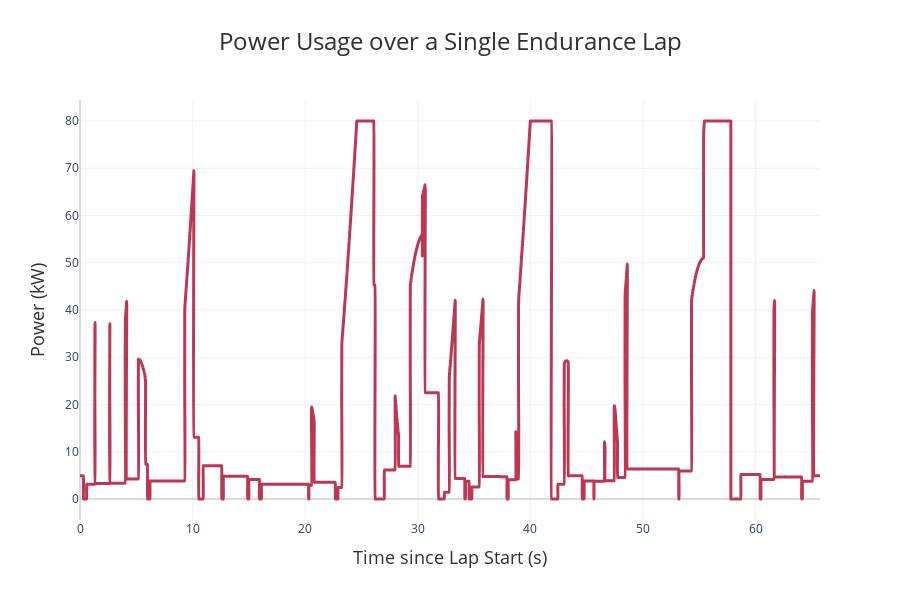

This figure's notebook cell:
### Markdown cell above
We run the competition by calling .run() on the competition object. Then, we can print out our point totals and graph some more detailed information, in this case power v.s. time during the Accel event.

### Code cell
import numpy as np
from suboptimumg.plotting.utils import pretty_print_results
from suboptimumg.plotting.generic_plot import plot2D

# Run sample competition
accel_results, skidpad_results, autoX_results, endurance_results, efficiency_points = (
    michigan2023_revX.run()
)
pretty_print_results(
    accel_results, skidpad_results, autoX_results, endurance_results, efficiency_points
)

plot2D(
    x_list=np.array(endurance_results.time_list),
    y_list=np.array(endurance_results.power_list) / 1000,
    title="Power Usage over a Single Endurance Lap",
    x_axis="Time since Lap Start (s)",
    y_axis="Power (kW)",
    theme="powertrain",
)

print("Power Statistics:")
print(f"Max Power: {max(endurance_results.power_list) / 1000} kW")
print(f"Min Power: {min(endurance_results.power_list) / 1000} kW")
print(
    f"Avg Power: {sum(endurance_results.power_list) / len(endurance_results.power_list) / 1000} kW"
)

### Figure 1 — Plotly figure (JSON) as saved in the notebook; plotly's stock layout.template omitted (floating-point values rounded to 4 significant figures; data arrays with more than 128 entries replaced by an {"elided": "..."} marker saying what was removed)
{"data": [{"hovertemplate": "Time since Lap Start (s): %{x}<br>Power (kW): %{y:.2f}<extra></extra>", "line": {"color": "#BB3754", "shape": "spline", "width": 3}, "mode": "lines", "type": "scatter", "x": {"elided": "16099 float values"}, "y": {"elided": "16099 float values"}}], "layout": {"height": 600, "hovermode": "closest", "legend": {"title": {"text": "Legend"}}, "margin": {"b": 80, "l": 80, "r": 80, "t": 100}, "plot_bgcolor": "white", "showlegend": false, "title": {"font": {"color": "#303030", "size": 24}, "text": "Power Usage over a Single Endurance Lap", "x": 0.5, "xanchor": "center"}, "width": 900, "xaxis": {"gridcolor": "rgba(211, 211, 211, 0.3)", "gridwidth": 1, "showgrid": true, "title": {"font": {"color": "#303030", "size": 18}, "text": "Time since Lap Start (s)"}, "zeroline": true, "zerolinecolor": "rgba(211, 211, 211, 0.8)", "zerolinewidth": 2}, "yaxis": {"gridcolor": "rgba(211, 211, 211, 0.3)", "gridwidth": 1, "showgrid": true, "title": {"font": {"color": "#303030", "size": 18}, "text": "Power (kW)"}, "zeroline": true, "zerolinecolor": "rgba(211, 211, 211, 0.8)", "zerolinewidth": 2}}}
